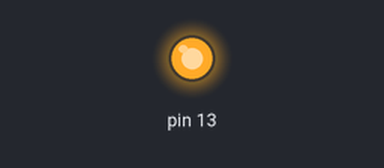
Recording of a sketch running on a simulated Arduino Uno, built with avr-gcc and run on an emulated ATmega328P. On the bench: output pins drawn as LEDs (lit = HIGH).

Above: at 2.5 s.
At 59.2 s:
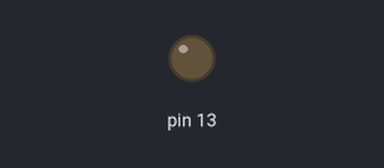
Timing chart, 0 to 67.2 s (numbered marks = the images above):
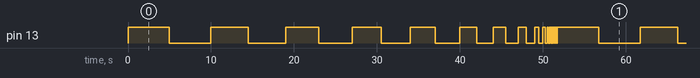

The sketch:

sketch_oct28a.ino
```cpp
void setup()
{
  pinMode(13, OUTPUT);
}

void loop() {
  digitalWrite(13, 1);
  delay(5000);
  digitalWrite(13, 0);
  delay(5000);

  digitalWrite(13, 1);
  delay(4500);
  digitalWrite(13, 0);
  delay(4500);

  digitalWrite(13, 1);
  delay(4000);
  digitalWrite(13, 0);
  delay(4000);

  digitalWrite(13, 1);
  delay(3500);
  digitalWrite(13, 0);
  delay(3500);

  digitalWrite(13, 1);
  delay(3000);
  digitalWrite(13, 0);
  delay(3000);

  digitalWrite(13, 1);
  delay(2000);
  digitalWrite(13, 0);
  delay(2000);

  digitalWrite(13, 1);
  delay(1500);
  digitalWrite(13, 0);
  delay(1500);

  digitalWrite(13, 1);
  delay(1000);
  digitalWrite(13, 0);
  delay(1000);

  digitalWrite(13, 1);
  delay(500);
  digitalWrite(13, 0);
  delay(500);

  digitalWrite(13, 1);
  delay(250);
  digitalWrite(13, 0);
  delay(250);

  digitalWrite(13, 1);
  delay(125);
  digitalWrite(13, 0);
  delay(125);

  digitalWrite(13, 1);
  delay(75);
  digitalWrite(13, 0);
  delay(75);

  digitalWrite(13, 1);
  delay(75);
  digitalWrite(13, 0);
  delay(75);

  digitalWrite(13, 1);
  delay(75);
  digitalWrite(13, 0);
  delay(50);

  digitalWrite(13, 1);
  delay(45);
  digitalWrite(13, 0);
  delay(45);

  digitalWrite(13, 1);
  delay(45);
  digitalWrite(13, 0);
  delay(45);

  digitalWrite(13, 1);
  delay(45);
  digitalWrite(13, 0);
  delay(45);

  digitalWrite(13, 1);
  delay(45);
  digitalWrite(13, 0);
  delay(45);

  digitalWrite(13, 1);
  delay(45);
  digitalWrite(13, 0);
  delay(45);

  digitalWrite(13, 1);
  delay(45);
  digitalWrite(13, 0);
  delay(45);

}
```

Measured:
- by itself, pin 13: moves between LOW and HIGH, repeating every 51.7 s
- by itself, everything shown: repeats every 51.7 s, in 40 steps
